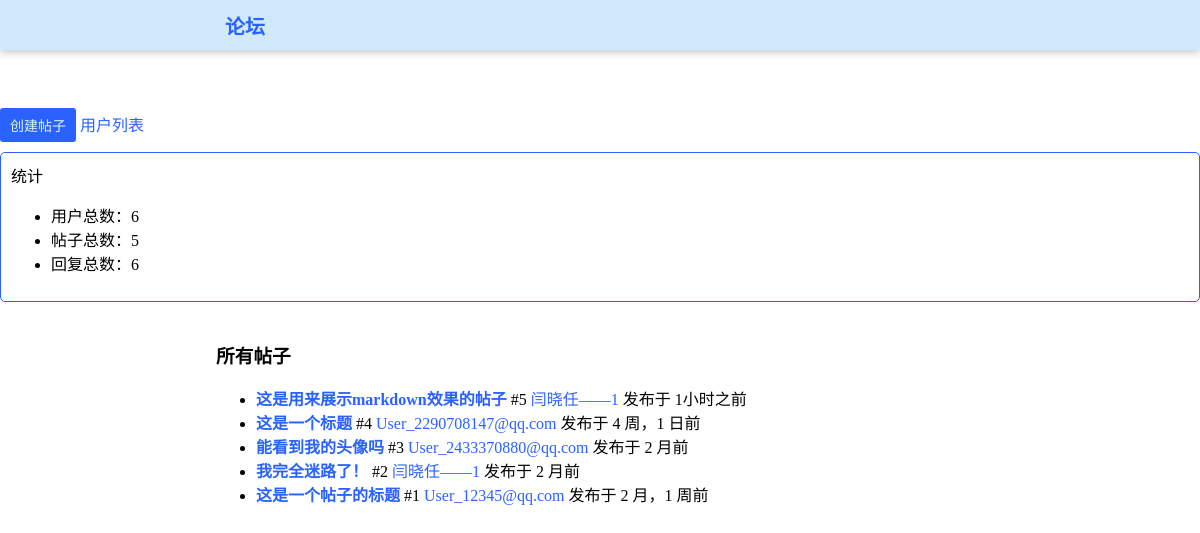
The app's page / (signed in) with its own data.
### HustRava_app/models.py (models this page shows, shortened)
class Post(models.Model):
    title = models.CharField(max_length=100)
    content = models.TextField()
    created_at = models.DateTimeField(auto_now_add=True)
    author = models.ForeignKey('User', on_delete = models.CASCADE, related_name = "posts")
    like_nums = models.IntegerField(default = 0)
    is_topped = models.BooleanField("置顶帖子", default=False)

class User(models.Model):
    name = models.CharField(max_length=30,blank=True)
    email = models.EmailField(unique=True)
    password = models.CharField(max_length=30)
    created_at = models.DateTimeField(auto_now_add=True)
    bio = models.TextField(max_length = 100, blank=True)
    def __str__(self):
        return self.name

### HustRava_app/views.py (the view, shortened to what this page needs)
# urls.py: path('', views.index, name="index"),                                        # 首页 GET
def index(request):
    posts = Post.objects.order_by('-created_at')
    if "user" in request.session:
        return render(request, 'index.html', {
            "posts": posts,
            "topped_posts": Post.objects.filter(is_topped=True).order_by('-created_at'),
            "stats": {
                "users": User.objects.count(),
                "posts": Post.objects.count(),
                "comments": Comment.objects.count()
            },
            "user":request.session["user"]
        })

### HustRava_app/templates/index.html (shortened to what this page needs)
{% load static %}
{% load humanize %}
<!DOCTYPE html>
<html lang="zh-CN">
<head>
    <link rel="stylesheet" href="{% static 'style.css' %}">
    <link rel="stylesheet" href="{% static 'style-forum.css' %}">
    <link rel="stylesheet" href="{% static 'style-dark.css' %}">
</head>
<body>
    {% include 'header.html' %}
    <br>
    <br>
    <br>
    <br>
    <br>
    <br>
    <div id="main">
        <div class="sidebar">
            <a href="/create/" class="a-button"><button>创建帖子</button></a>
            <a href="/users/">用户列表</a>
            <div class="stats">
                <span class="title">统计</span>
                <ul>
                    <li>用户总数：{{ stats.users }}</li>
                    <li>帖子总数：{{ stats.posts }}</li>
                    <li>回复总数：{{ stats.comments }}</li>
                </ul>
            </div>
            </div>
        <div class="content">
            {% if posts %}
                <h3>所有帖子</h3>
                <ul class="post-list">
                    {% for post in posts %}
                        <li>
                            <a href="/post/{{ post.id }}/"><b>{{ post.title }}</b></a>
                            <span>#{{ post.id }}</span>
                            <span><a href="/user/{{ post.author.email }}">{{ post.author }}</a> 发布于 {{ post.created_at|naturaltime }}</span>
                        </li>
                    {% endfor %}
                </ul>
            {% else %}
                <p>没有帖子</p>
            {% endif %}
        </div>
    </div>
</body>
</html>

### HustRava_app/static/style.css (style rules this page uses)
body { margin: 0; }
h1, h2, h3, h4, h5, h6, p { color: black; }
a { text-decoration: none; border: none; color: #2962FF; transition-duration: 0.3s; transition-timing-function: ease; border-bottom: 1px solid transparent; }
button, input[type="submit"] { padding: 7px 10px; font-size: 14px; color: #E3F2FD; border-radius: 3px; border: none; background-color: #2962FF; cursor: pointer; transition-duration: 0.3s; transition-timing-function: ease; }
.a-button { border: none !important; }

### HustRava_app/static/style-forum.css (style rules this page uses)
.content { padding: 10px 18%; }
.stats { border: 1px solid #2962FF; padding: 10px; border-radius: 5px; margin: 10px 0; }

### HustRava_app/static/style-dark.css (style rules this page uses)
body, .header, #footer, h1, h2, h3, h4, h5, h6, p, span { transition: background-color 0.2s ease, color 0.2s ease; }

### records on screen
Post: title "这是用来展示markdown效果的帖子", id "5", author "闫晓任——1", created_at "1小时之前"
Post: title "这是一个标题", id "4", author "User_2290708147@qq.com", created_at "4 周，1 日前"
Post: title "能看到我的头像吗", id "3", author "User_2433370880@qq.com", created_at "2 月前"
Post: title "我完全迷路了！", id "2", author "闫晓任——1", created_at "2 月前"
Post: title "这是一个帖子的标题", id "1", author "User_12345@qq.com", created_at "2 月，1 周前"

### other values on screen
{{ stats.users }} "6"
{{ stats.posts }} "5"
{{ stats.comments }} "6"
